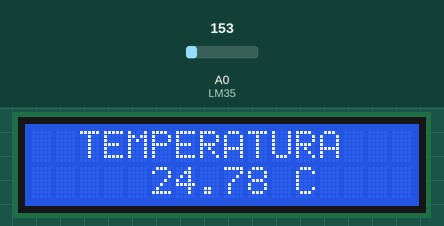
Simulated run of this sketch. Board: Arduino Uno, built with avr-gcc and run on an emulated ATmega328P. Parts: 16×2 character LCD. Inputs (shaded band) come from the test bench; at power-on: A0 (LM35) = 153.

Above: at 1.2 s.
1.3 s: A0 (LM35) set to 165
At 2.3 s:
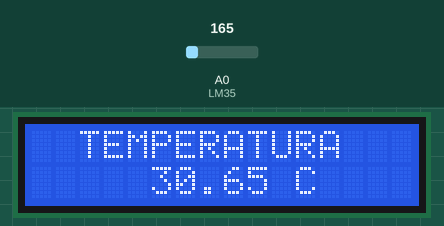
3.5 s: A0 (LM35) set to 175
At 5.2 s:
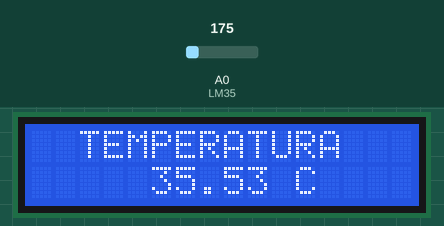
5.5 s: A0 (LM35) set to 191
At 6.9 s:
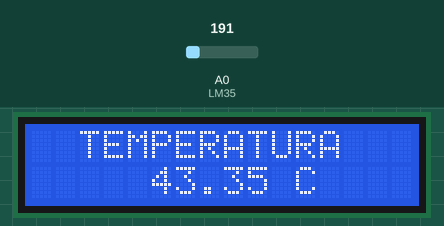
Timing chart, 0 to 8.5 s (numbered marks = the images above; inputs shaded):
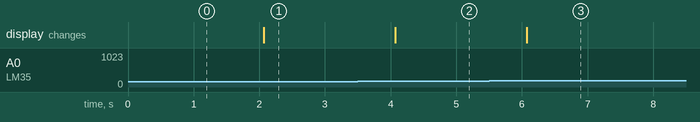

The sketch:

projeto_com_sensor_de_temperatura1.ino
```cpp
//PROJETO ULTILIZANDO O SENSOR DE TEMPERATURA LM35 OU TMP36 E LCD

//DECLARAÇÃO DE VARIÁVEIS
const int LM35=A0;
const int TMP36=A0;

//VARIAVEIS QUE ARMAZENARA A TEMPERATURA MEDIA
float temperatura_lm35;
float temperatura_tmp36;

//BIBLIOTECAS
#include <LiquidCrystal.h>

/*CONFIGURANDO AS PORTAS DIGITAIS DO ARDUINO
QUE IRÃO SE CONECTAR AO LCD */
//(RS, RW, E, D4, D5, D6, D7)
LiquidCrystal lcd(10, 9, 8, 5, 4, 3, 2);

void setup(){

  lcd.begin(16, 2);
  lcd.setCursor(2, 0);
  lcd.print("TEMPERATURA");

}

void loop(){

  //CALCULANDO A TEMPERATURA PARA DOIS SENSORES

  temperatura_lm35=(float(analogRead(LM35))*5/1023)/0.01;
  temperatura_tmp36=(float(analogRead(TMP36))*5/1023-0.5)/0.01;

  lcd.setCursor(5, 1);
  lcd.print(temperatura_tmp36);//ESCREVA NO LCD
  lcd.print(" C ");
  delay(1000);
}
```

Measured:
- after the input at 1.3 s, the display: changes after 0.77 s (image 1)
- after the input at 3.5 s, the display: changes after 0.57 s (image 2)
- after the input at 5.5 s, the display: changes after 0.58 s (image 3)
